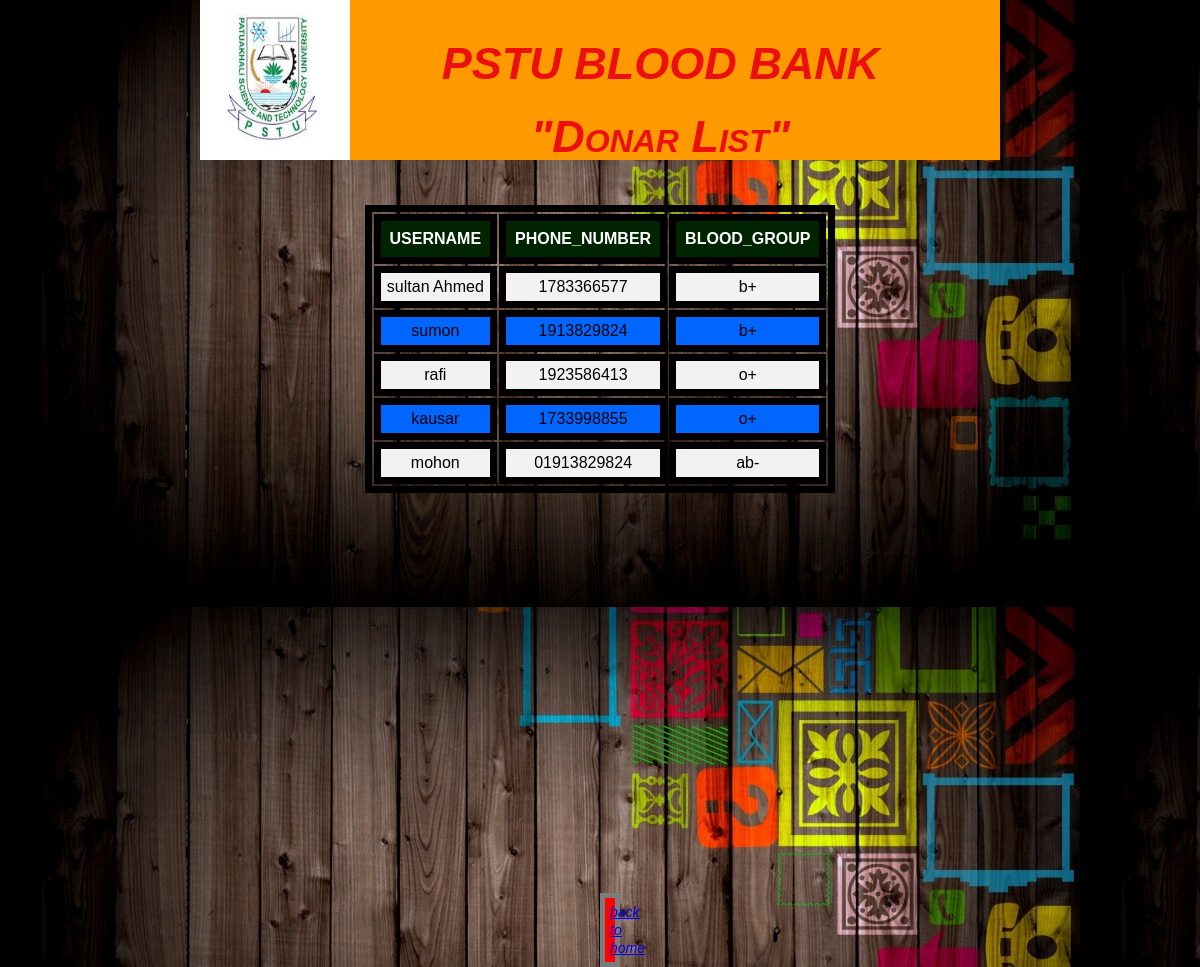
/donarlist.php, run on the app's committed database.
### tables this page shows
CREATE TABLE `users` (
  `username` varchar(55) NOT NULL,
  `email` varchar(55) NOT NULL,
  `bgroup` varchar(40) NOT NULL,
  `age` int(11) NOT NULL,
  `cnumber` varchar(55) NOT NULL,
  `password` varchar(55) NOT NULL
);

### donarlist.php (the view, shortened to what this page needs)
<!DOCTYPE HTML>
<html>
    <head>
        <link rel="stylesheet" href="style.css">
    </head>
    <body>
        <div class="headersection template clear">
            <p><img src="image/pstu.jpg" height="160" width="150" alt="upload image"></p>
            <h2>PSTU BLOOD BANK</h2>
            <h2>"Donar List"</h2>
        </div>
        <div id="center_maker">
            <?php
            $username = "root";
            $password = "";
            $database = "final";
            $servername = "localhost";
            $conn = mysqli_connect($servername, $username, $password, $database);
            $sql = "SELECT username,cnumber as phone_number,bgroup as blood_group FROM users";
            if ($result = $conn->query($sql)) {
                    $rows = $result->fetch_assoc();
                    echo "<table > ";
                    foreach ($rows as $x => $x_value)
                        echo "<th>" . $x . "</th>";
                    for ($i = 1; $i <= $result->num_rows; $i++) {
                        echo "<tr>";
                        foreach ($rows as $x => $x_value) {
                            echo "<td>" . $x_value . "</td>";
                        }
                        echo "</tr>";
                        $rows = $result->fetch_assoc();
                    }
                    echo "</table>";
                }
            ?>
            <div class="link"><a href="index.html" color="red"><i>back to home</i></a></div>
    </body>
</html>

### style.css (style rules this page uses)
* { margin:0;padding: 0;outline: 0 }
body { font-family:arial;font-size:14px;line-height: 18px;color:#000; }
.template { width: 800px;margin: 0 auto }
.clear { overflow:hidden; }
.headersection { background: #ff9900; color: #ff0040; }
.headersection h2 { color: #eb0f0f; font-size: 45px; font-style: oblique; font-variant: small-caps; padding-top: 55px; text-align: center; width: 771px; }
.headersection p { float: left; }
.link { background: red none repeat scroll 0 0; border: 5px solid #7c7c7c; color: #ffff57; margin-left: 600px; margin-right: 600px; margin-top: 400px; padding: 5px; text-align: center; }

### donarlist.php (style rules this page uses)
body { background-image:url(background/donarlist.jpg); }
table { margin:auto; }
table, th, td { border: 7px solid black; margin-top: 45px; }
th { background-color: #002400; color: white; padding: 9px; text-align: center; text-transform: uppercase; }
td { padding:5px; }
tr:nth-child(even) { background-color: #f2f2f2;text-align:center; }
tr:nth-child(odd) { background-color: rgba(0,102,255,1);text-align:center; }

### data on the page
users: username "sultan Ahmed", cnumber "1783366577", bgroup "b+"
users: username "sumon", cnumber "1913829824", bgroup "b+"
users: username "rafi", cnumber "1923586413", bgroup "o+"
users: username "kausar", cnumber "1733998855", bgroup "o+"
users: username "mohon", cnumber "01913829824", bgroup "ab-"

### other printed values
$x "USERNAME"
$x "PHONE_NUMBER"
$x "BLOOD_GROUP"
